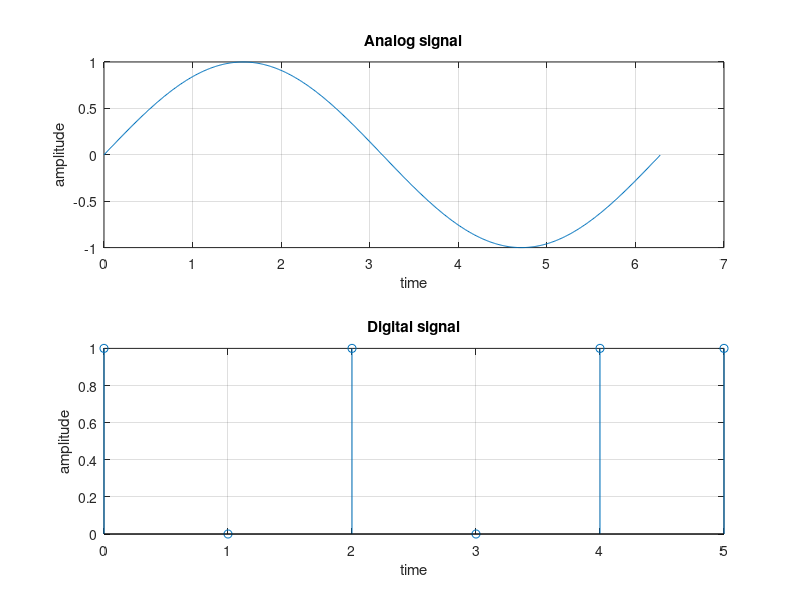

The MATLAB script that drew this image:
%digital analog printing


xn = [ 1 0 1 0 1 1];
n= 0: length(xn) -1;
t = 0:0.01:2*pi;
xt = sin(t);

figure;
subplot(2,1,1);
plot(t,xt);
xlabel('time');
ylabel('amplitude');
title('Analog signal');
grid on;

subplot(2,1,2);
stem(n,xn);
xlabel('time');
ylabel('amplitude');
title('Digital signal');
grid on;